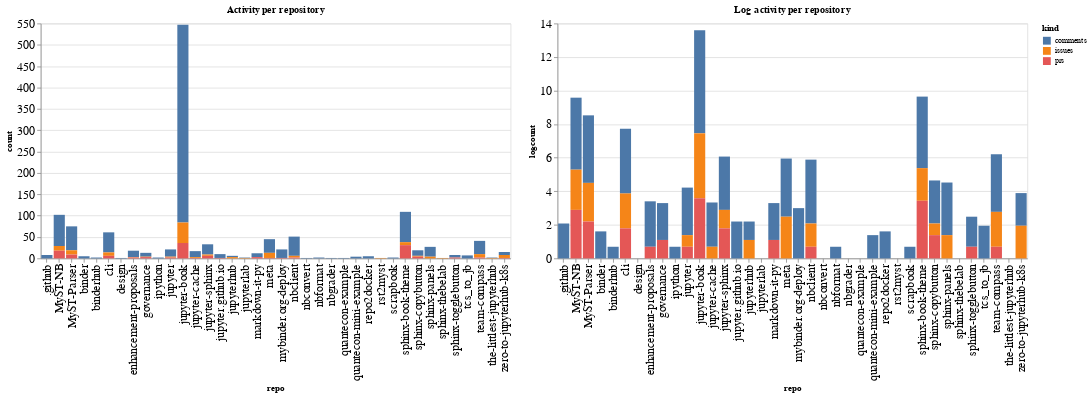

Write notebook code for a chart like this one.
### Code cell
ch1 = alt.Chart(repo_summaries, width=600, title="Activity per repository").mark_bar().encode(
    x='repo',
    y='count',
    color='kind',
    tooltip="kind"
)

ch2 = alt.Chart(repo_summaries, width=600, title="Log activity per repository").mark_bar().encode(
    x='repo',
    y='logcount',
    color='kind',
    tooltip="kind"
)

ch1 | ch2

### Figure 1 — Vega-Lite specification as saved in the notebook (floating-point values rounded to 4 significant figures)
{"config": {"axisLeft": {"labelFontSize": 15}, "axisBottom": {"labelFontSize": 15}}, "hconcat": [{"mark": "bar", "encoding": {"color": {"type": "nominal", "field": "kind"}, "tooltip": {"type": "nominal", "field": "kind"}, "x": {"type": "nominal", "field": "repo"}, "y": {"type": "quantitative", "field": "count"}}, "title": "Activity per repository", "width": 600}, {"mark": "bar", "encoding": {"color": {"type": "nominal", "field": "kind"}, "tooltip": {"type": "nominal", "field": "kind"}, "x": {"type": "nominal", "field": "repo"}, "y": {"type": "quantitative", "field": "logcount"}}, "title": "Log activity per repository", "width": 600}], "data": {"name": "data-b4b549f4a73dec3fa036a9aa787592ad"}, "$schema": "https://vega.github.io/schema/vega-lite/v4.8.1.json", "datasets": {"data-b4b549f4a73dec3fa036a9aa787592ad": [{"repo": ".github", "kind": "comments", "count": 8, "logcount": 2.079}, {"repo": "MyST-NB", "kind": "comments", "count": 73, "logcount": 4.29}, {"repo": "MyST-NB", "kind": "issues", "count": 11, "logcount": 2.398}, {"repo": "MyST-NB", "kind": "prs", "count": 18, "logcount": 2.89}, {"repo": "MyST-Parser", "kind": "comments", "count": 56, "logcount": 4.025}, {"repo": "MyST-Parser", "kind": "issues", "count": 10, "logcount": 2.303}, {"repo": "MyST-Parser", "kind": "prs", "count": 9, "logcount": 2.197}, {"repo": "binder", "kind": "comments", "count": 5, "logcount": 1.609}, {"repo": "binderhub", "kind": "comments", "count": 2, "logcount": 0.6931}, {"repo": "cli", "kind": "comments", "count": 47, "logcount": 3.85}, {"repo": "cli", "kind": "issues", "count": 8, "logcount": 2.079}, {"repo": "cli", "kind": "prs", "count": 6, "logcount": 1.792}, {"repo": "design", "kind": "comments", "count": 1, "logcount": 0.0}, {"repo": "enhancement-proposals", "kind": "comments", "count": 15, "logcount": 2.708}, {"repo": "enhancement-proposals", "kind": "issues", "count": 1, "logcount": 0.0}, {"repo": "enhancement-proposals", "kind": "prs", "count": 2, "logcount": 0.6931}, {"repo": "governance", "kind": "comments", "count": 9, "logcount": 2.197}, {"repo": "governance", "kind": "issues", "count": 1, "logcount": 0.0}, {"repo": "governance", "kind": "prs", "count": 3, "logcount": 1.099}, {"repo": "ipython", "kind": "comments", "count": 2, "logcount": 0.6931}, {"repo": "jupyter", "kind": "comments", "count": 17, "logcount": 2.833}, {"repo": "jupyter", "kind": "issues", "count": 2, "logcount": 0.6931}, {"repo": "jupyter", "kind": "prs", "count": 2, "logcount": 0.6931}, {"repo": "jupyter-book", "kind": "comments", "count": 463, "logcount": 6.138}, {"repo": "jupyter-book", "kind": "issues", "count": 48, "logcount": 3.871}, {"repo": "jupyter-book", "kind": "prs", "count": 36, "logcount": 3.584}, {"repo": "jupyter-cache", "kind": "comments", "count": 14, "logcount": 2.639}, {"repo": "jupyter-cache", "kind": "issues", "count": 2, "logcount": 0.6931}, {"repo": "jupyter-cache", "kind": "prs", "count": 1, "logcount": 0.0}, {"repo": "jupyter-sphinx", "kind": "comments", "count": 24, "logcount": 3.178}, {"repo": "jupyter-sphinx", "kind": "issues", "count": 3, "logcount": 1.099}, {"repo": "jupyter-sphinx", "kind": "prs", "count": 6, "logcount": 1.792}, {"repo": "jupyter.github.io", "kind": "comments", "count": 9, "logcount": 2.197}, {"repo": "jupyter.github.io", "kind": "prs", "count": 1, "logcount": 0.0}, {"repo": "jupyterhub", "kind": "comments", "count": 3, "logcount": 1.099}, {"repo": "jupyterhub", "kind": "issues", "count": 3, "logcount": 1.099}, {"repo": "jupyterlab", "kind": "comments", "count": 1, "logcount": 0.0}, {"repo": "jupyterlab", "kind": "issues", "count": 1, "logcount": 0.0}, {"repo": "markdown-it-py", "kind": "comments", "count": 9, "logcount": 2.197}, {"repo": "markdown-it-py", "kind": "prs", "count": 3, "logcount": 1.099}, {"repo": "meta", "kind": "comments", "count": 32, "logcount": 3.466}, {"repo": "meta", "kind": "issues", "count": 12, "logcount": 2.485}, {"repo": "meta", "kind": "prs", "count": 1, "logcount": 0.0}, {"repo": "mybinder.org-deploy", "kind": "comments", "count": 20, "logcount": 2.996}, {"repo": "mybinder.org-deploy", "kind": "prs", "count": 1, "logcount": 0.0}, {"repo": "nbclient", "kind": "comments", "count": 45, "logcount": 3.807}, {"repo": "nbclient", "kind": "issues", "count": 4, "logcount": 1.386}, {"repo": "nbclient", "kind": "prs", "count": 2, "logcount": 0.6931}, {"repo": "nbconvert", "kind": "comments", "count": 1, "logcount": 0.0}, {"repo": "nbformat", "kind": "comments", "count": 2, "logcount": 0.6931}, {"repo": "nbgrader", "kind": "comments", "count": 1, "logcount": 0.0}, {"repo": "quantecon-example", "kind": "comments", "count": 1, "logcount": 0.0}, {"repo": "quantecon-mini-example", "kind": "comments", "count": 4, "logcount": 1.386}, {"repo": "repo2docker", "kind": "comments", "count": 5, "logcount": 1.609}, {"repo": "rst2myst", "kind": "issues", "count": 1, "logcount": 0.0}, {"repo": "scrapbook", "kind": "comments", "count": 2, "logcount": 0.6931}, {"repo": "sphinx-book-theme", "kind": "comments", "count": 71, "logcount": 4.263}, {"repo": "sphinx-book-theme", "kind": "issues", "count": 7, "logcount": 1.946}, {"repo": "sphinx-book-theme", "kind": "prs", "count": 31, "logcount": 3.434}, {"repo": "sphinx-copybutton", "kind": "comments", "count": 13, "logcount": 2.565}, {"repo": "sphinx-copybutton", "kind": "issues", "count": 2, "logcount": 0.6931}, {"repo": "sphinx-copybutton", "kind": "prs", "count": 4, "logcount": 1.386}, {"repo": "sphinx-panels", "kind": "comments", "count": 23, "logcount": 3.135}, {"repo": "sphinx-panels", "kind": "issues", "count": 4, "logcount": 1.386}, {"repo": "sphinx-thebelab", "kind": "issues", "count": 1, "logcount": 0.0}, {"repo": "sphinx-togglebutton", "kind": "comments", "count": 6, "logcount": 1.792}, {"repo": "sphinx-togglebutton", "kind": "prs", "count": 2, "logcount": 0.6931}, {"repo": "tcs_to_jb", "kind": "comments", "count": 7, "logcount": 1.946}, {"repo": "team-compass", "kind": "comments", "count": 31, "logcount": 3.434}, {"repo": "team-compass", "kind": "issues", "count": 8, "logcount": 2.079}, {"repo": "team-compass", "kind": "prs", "count": 2, "logcount": 0.6931}, {"repo": "the-littlest-jupyterhub", "kind": "comments", "count": 1, "logcount": 0.0}, {"repo": "the-littlest-jupyterhub", "kind": "issues", "count": 1, "logcount": 0.0}, {"repo": "zero-to-jupyterhub-k8s", "kind": "comments", "count": 7, "logcount": 1.946}, {"repo": "zero-to-jupyterhub-k8s", "kind": "issues", "count": 7, "logcount": 1.946}, {"repo": "zero-to-jupyterhub-k8s", "kind": "prs", "count": 1, "logcount": 0.0}]}}
